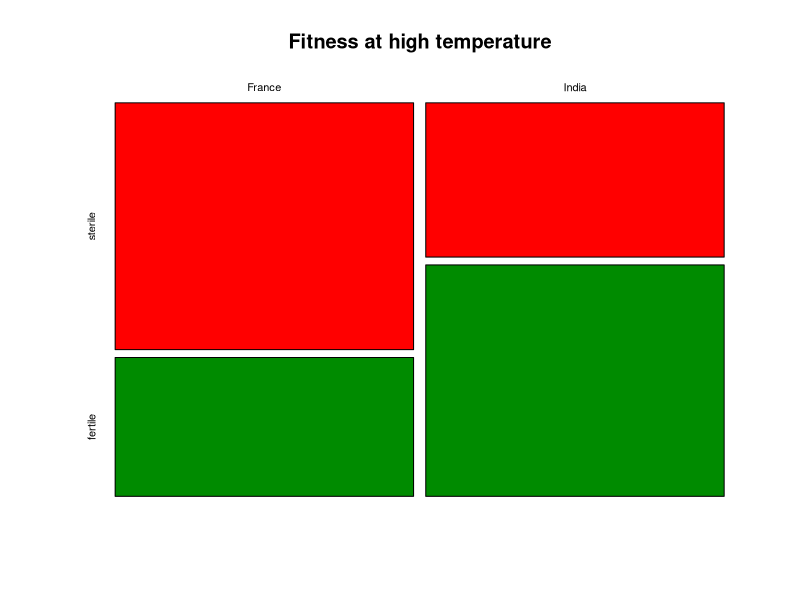
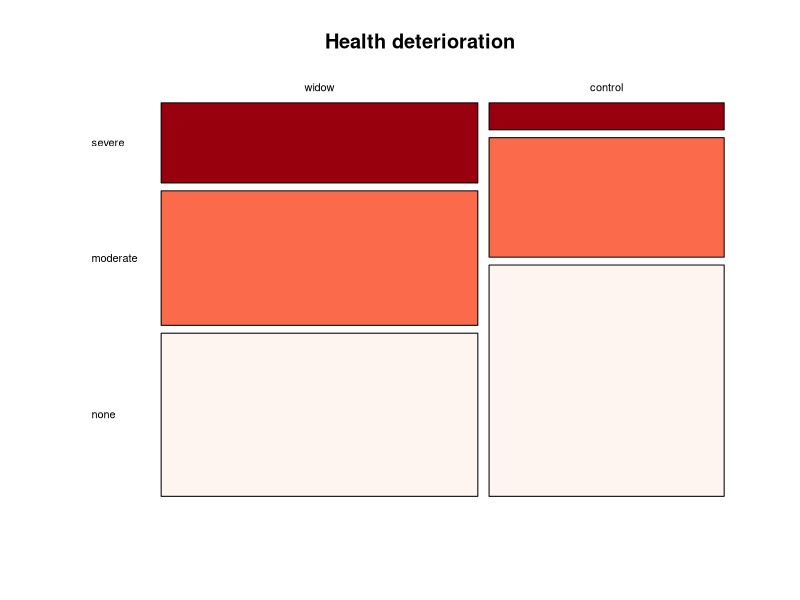

Reproduce these figures in R, in order.
## ---- chunk 1

## ---- chunk 2
ybar <- 12 * 1/4
## ---- chunk 3
# formula from page 189
p <- .25
n <- 12
sd <- sqrt(p*(1-p)/n)
## ---- chunk 4
p <- .25
n <- 12
sd <- sqrt(p*(1-p)/12)
calc.var <- sd^2
## ---- chunk 5
p_2 <- round(dbinom(x=2, size = 12, prob=.25), digits = 3)
## ---- chunk 6
deaths <- c(30, 15, 8)
p_v <- deaths[1]/sum(deaths)
## ---- chunk 7
result <- chisq.test(deaths)
## ---- chunk 8
flies <- matrix(c(32,20,18,30),2,2)
colnames(flies) <- c("sterile", "fertile")
row.names(flies) <- c("France", "India")
mosaicplot(flies, col = c("red","green4"),main="Fitness at high temperature")
## ---- chunk 9
result <- chisq.test(flies)
## ---- chunk 10
a <- 20
b <- 32
c <- 30
d <- 18
p1 <- a / (a + c)
p2 <- b / (b + d)
RR <- p1/p2
SE <- sqrt(1/a + 1/b - 1/(a+c) - 1/(b+d))
low <- exp(log(RR) - 1.96*SE)
high <- exp(log(RR) + 1.96*SE)

## ---- chunk 11
health <- matrix(c(28,47,57,7,31,60),3,2)
colnames(health) <- c("widow", "control")
row.names(health) <- c("severe", "moderate", "none")
mosaicplot(t(health), main="Health deterioration", col=c("#99000d","#fb6a4a","#fff5f0"), las=1)
## ---- chunk 12
result <- chisq.test(health)
